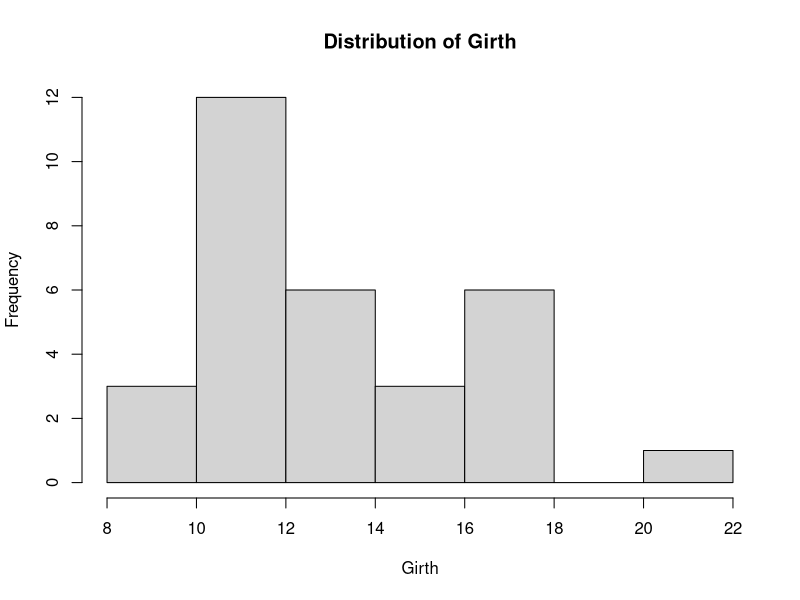
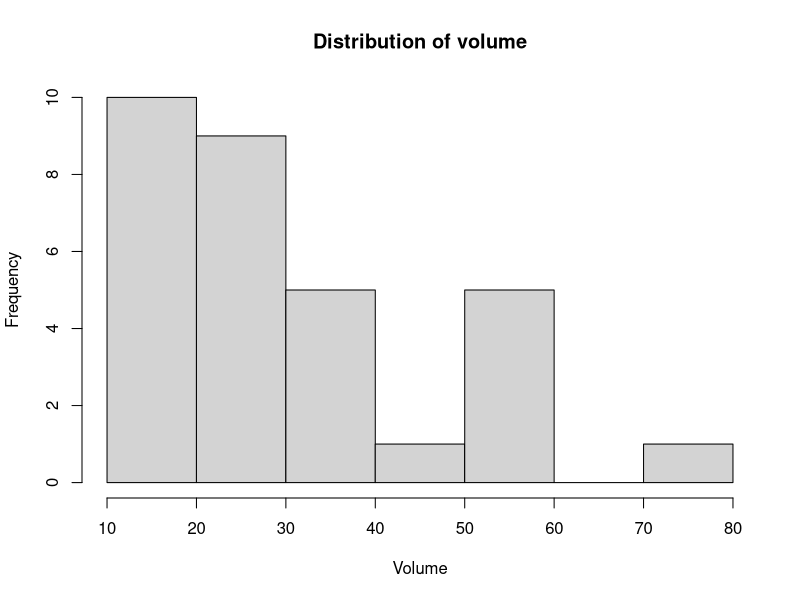
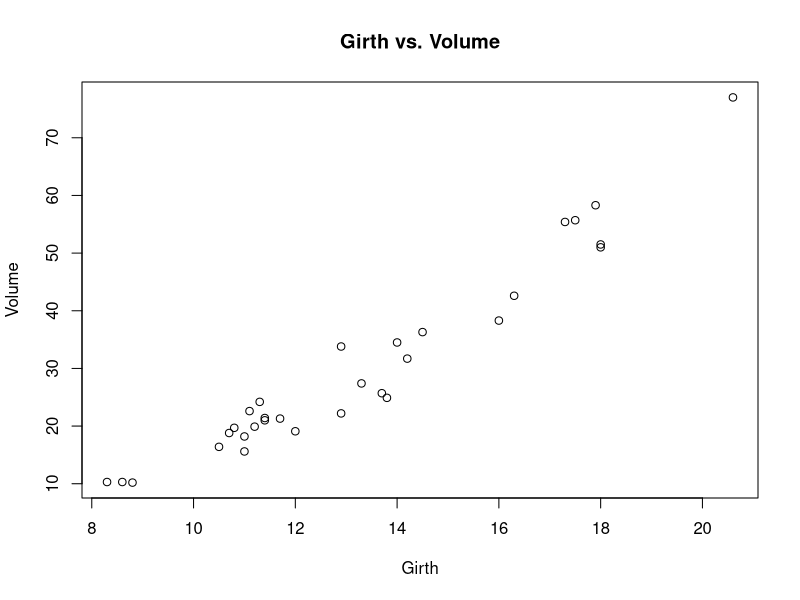

These figures' R source, in order:
## ---- chunk 1
library(ggplot2)
## ---- chunk 2
data("trees")
head(trees)
## ---- chunk 3
hist(trees$Girth,
     main = "Distribution of Girth",
     xlab = "Girth")
## ---- chunk 4
hist(trees$Volume,
     main = "Distribution of volume",
     xlab = "Volume")
## ---- chunk 5
plot(trees$Girth, trees$Volume,
     main = "Girth vs. Volume",
     xlab = "Girth",
     ylab = "Volume")
## ---- chunk 6
shapiro.test(trees$Volume)
## ---- chunk 7
shapiro.test(trees$Girth)
